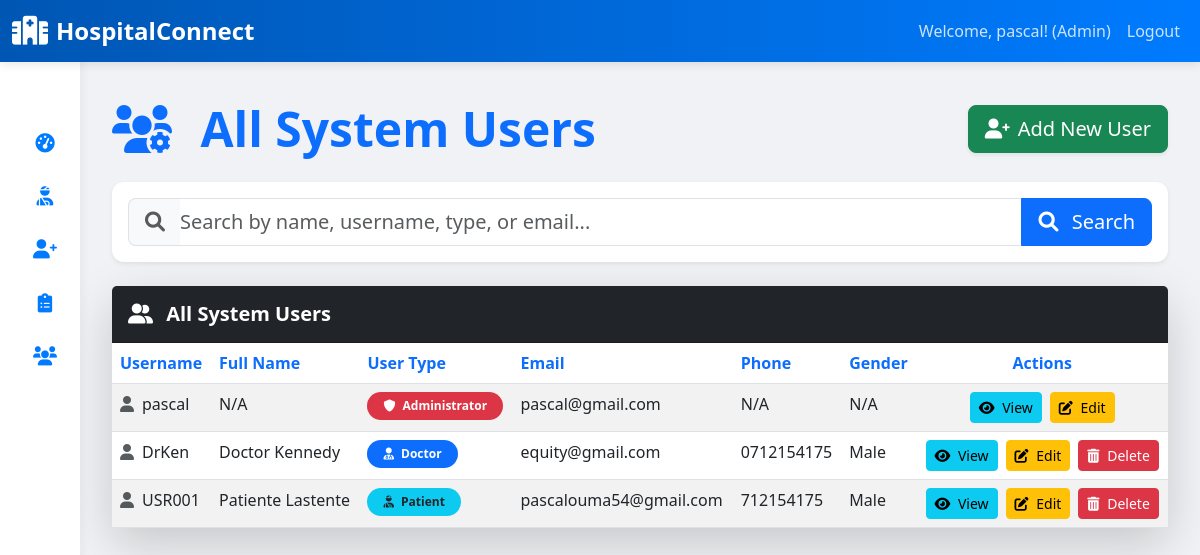
/users/ (signed in), run on an earlier commit of the app's database.
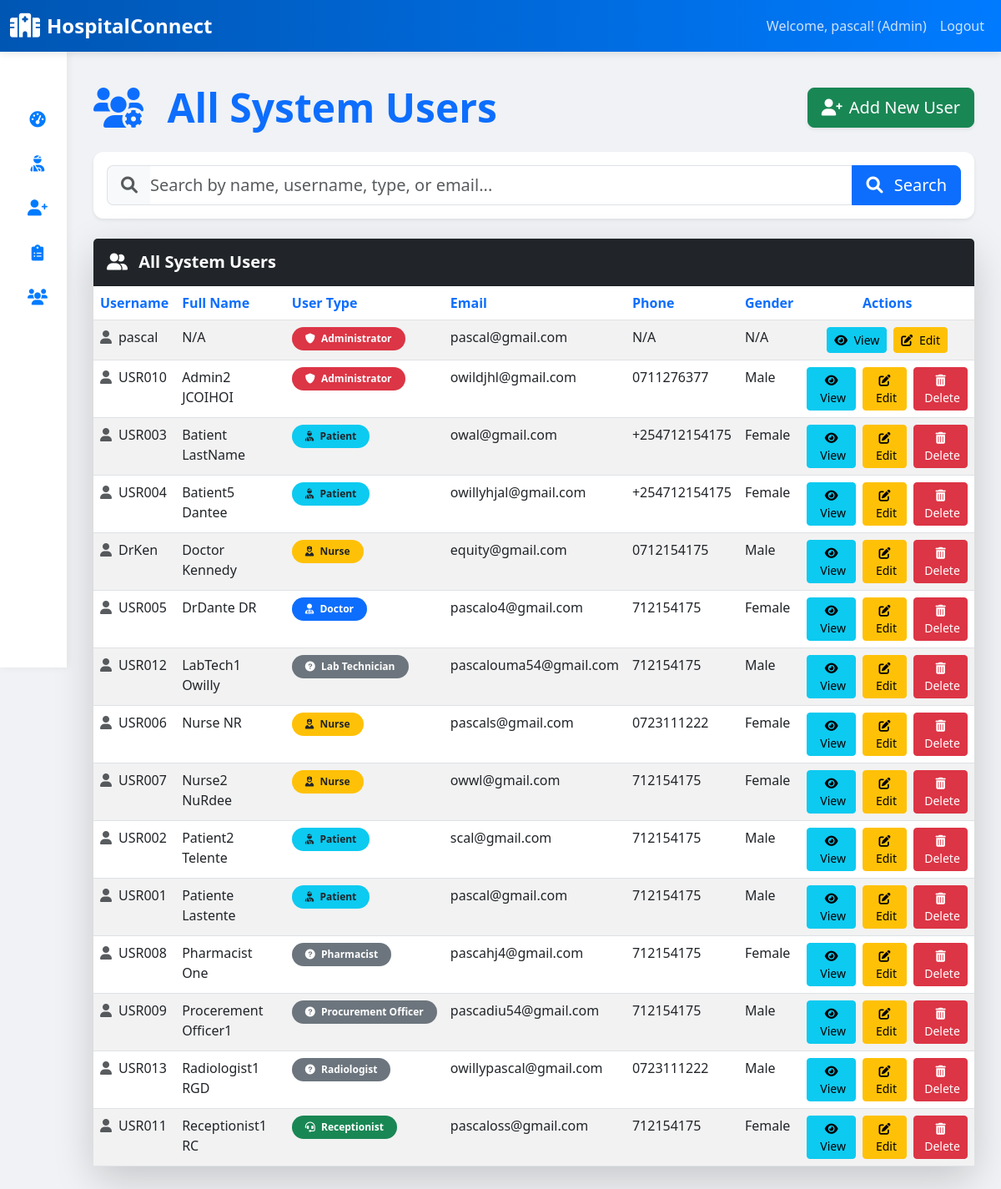
And on a later commit of the database.
### clinical_app/models.py (models this page shows, shortened)
class User(AbstractUser):
    USER_TYPE_CHOICES = (
        ('admin', 'Administrator'),
        ('doctor', 'Doctor'),
        ('nurse', 'Nurse'),
        ('pharmacist', 'Pharmacist'),
        ('lab_tech', 'Lab Technician'),
        ('radiologist', 'Radiologist'),
        ('patient', 'Patient'),
        ('receptionist', 'Receptionist'),
        ('procurement_officer', 'Procurement Officer'),
    )
    user_type = models.CharField(max_length=20, choices=USER_TYPE_CHOICES, default='patient')
    phone_number = models.CharField(max_length=20, blank=True, null=True)
    address = models.TextField(blank=True, null=True)
    date_of_birth = models.DateField(blank=True, null=True)
    gender_choices = (
        ('male', 'Male'),
        ('female', 'Female'),
    )
    gender = models.CharField(max_length=10, choices=gender_choices, blank=True, null=True)
    groups = models.ManyToManyField(
        'auth.Group',
        verbose_name=('groups'),
        blank=True,
        help_text=(
            'The groups this user belongs to. A user will get all permissions '
            'granted to each of their groups.'
        ),
        related_name="clinical_app_user_set", # Changed this line
        related_query_name="clinical_app_user",
    )
    user_permissions = models.ManyToManyField(
        'auth.Permission',
        verbose_name=('user permissions'),
        blank=True,
        help_text=('Specific permissions for this user.'),
        related_name="clinical_app_user_permissions_set", # Changed this line
        related_query_name="clinical_app_user",
    )

### clinical_app/views.py (the view, shortened to what this page needs)
# urls.py: path('users/', views.UserListView.as_view(), name='user_list'),
class UserListView(LoginRequiredMixin, UserPassesTestMixin, ListView):
    model = User
    template_name = 'clinical_app/user_list.html' # We will create this template
    context_object_name = 'users'
    paginate_by = 20 # Adjust as needed
    ordering = ['first_name', 'last_name'] # Order users alphabetically
    def test_func(self):
        return self.request.user.user_type in ['admin', 'receptionist']
    def get_queryset(self):
        queryset = super().get_queryset()
        search_query = self.request.GET.get('q')
        return queryset
    def get_context_data(self, **kwargs):
        context = super().get_context_data(**kwargs)
        context['title'] = 'All System Users'
        return context

### clinical_app/templates/clinical_app/user_list.html (shortened to what this page needs)
{% extends "clinical_app/base.html" %}
{% block content %}
<div class="container-fluid py-4">
    <div class="d-flex justify-content-between align-items-center mb-4">
        <h1 class="display-5 fw-bold text-primary mb-0">
            <i class="fas fa-users-cog me-3"></i> {{ title }}
        </h1>
        {% if user.user_type == 'admin' %}
            <a href="{% url 'select_user_type' %}" class="btn btn-success btn-lg d-flex align-items-center shadow-sm">
                <i class="fas fa-user-plus me-2"></i> Add New User
            </a>
        {% endif %}
    </div>
    <div class="card shadow-sm mb-4">
        <div class="card-body p-3">
            <form class="d-flex" method="GET">
                <div class="input-group input-group-lg">
                    <span class="input-group-text bg-light text-muted border-end-0" id="search-addon"><i class="fas fa-search"></i></span>
                    <input class="form-control border-start-0 ps-0" type="search"
                           placeholder="Search by name, username, type, or email..."
                           aria-label="Search"
                           name="q"
                           value="{{ request.GET.q|default:'' }}"
                           aria-describedby="search-addon">
                    <button class="btn btn-primary" type="submit">
                        <i class="fas fa-search me-2"></i> Search
                    </button>
                </div>
            </form>
        </div>
    </div>
    {% if users %}
    <div class="card shadow-lg">
        <div class="card-header bg-dark text-white py-3">
            <h5 class="mb-0 fw-bold"><i class="fas fa-user-friends me-2"></i> All System Users</h5>
        </div>
        <div class="card-body p-0">
            <div class="table-responsive">
                <table class="table table-hover table-striped mb-0">
                    <thead class="bg-light">
                        <tr>
                            <th scope="col" class="text-primary">Username</th>
                            <th scope="col" class="text-primary">Full Name</th>
                            <th scope="col" class="text-primary">User Type</th>
                            <th scope="col" class="text-primary">Email</th>
                            <th scope="col" class="text-primary">Phone</th>
                            <th scope="col" class="text-primary">Gender</th>
                            <th scope="col" class="text-center text-primary">Actions</th>
                        </tr>
                    </thead>
                    <tbody>
                        {% for user_obj in users %}
                        <tr>
                            <td><i class="fas fa-user me-2 text-muted"></i>{{ user_obj.username }}</td>
                            <td>{{ user_obj.get_full_name|default:"N/A" }}</td>
                            <td>
                                <span class="badge rounded-pill py-2 px-3
                                    {% if user_obj.user_type == 'admin' %}bg-danger
                                    {% elif user_obj.user_type == 'doctor' %}bg-primary
                                    {% elif user_obj.user_type == 'patient' %}bg-info text-dark
                                    {% elif user_obj.user_type == 'receptionist' %}bg-success
                                    {% elif user_obj.user_type == 'nurse' %}bg-warning text-dark
                                    {% else %}bg-secondary{% endif %}">
                                    <i class="
                                        {% if user_obj.user_type == 'admin' %}fas fa-shield-alt
                                        {% elif user_obj.user_type == 'doctor' %}fas fa-user-md
                                        {% elif user_obj.user_type == 'patient' %}fas fa-user-injured
                                        {% elif user_obj.user_type == 'receptionist' %}fas fa-headset
                                        {% elif user_obj.user_type == 'nurse' %}fas fa-user-nurse
                                        {% else %}fas fa-question-circle{% endif %} me-1"></i>
                                    {{ user_obj.get_user_type_display }}
                                </span>
                            </td>
                            <td>{{ user_obj.email|default:"N/A" }}</td>
                            <td>{{ user_obj.phone_number|default:"N/A" }}</td>
                            <td>{{ user_obj.get_gender_display|default:"N/A" }}</td>
                            <td class="text-center">
                                <div class="d-flex justify-content-center gap-2">
                                    <a href="{% url 'user_detail' user_obj.pk %}" class="btn btn-sm btn-info" data-bs-toggle="tooltip" data-bs-placement="top" title="View User Details">
                                        <i class="fas fa-eye"></i> <span class="d-none d-md-inline ms-1">View</span>
                                    </a>
                                    {% if request.user.user_type == 'admin' %}
                                        <a href="{% url 'user_update' user_obj.pk %}" class="btn btn-sm btn-warning" data-bs-toggle="tooltip" data-bs-placement="top" title="Edit User">
                                            <i class="fas fa-edit"></i> <span class="d-none d-md-inline ms-1">Edit</span>
                                        </a>
                                    {% endif %}
                                    {% if request.user.user_type == 'admin' and user_obj != request.user %}
                                        <a href="{% url 'user_delete' user_obj.pk %}" class="btn btn-sm btn-danger" data-bs-toggle="tooltip" data-bs-placement="top" title="Delete User" onclick="return confirm('Are you sure you want to delete user {{ user_obj.username }}?');">
                                            <i class="fas fa-trash-alt"></i> <span class="d-none d-md-inline ms-1">Delete</span>
                                        </a>
                                    {% endif %}
                                </div>
                            </td>
                        </tr>
                        {% endfor %}
                    </tbody>
                </table>
            </div>
        </div>
    </div>
    {% endif %}
</div>
{% endblock %}

### clinical_app/templates/clinical_app/base.html (shortened to what this page needs)
<!DOCTYPE html>
<html lang="en">
<head>
    <link href="https://cdn.jsdelivr.net/npm/bootstrap@5.3.0/dist/css/bootstrap.min.css" rel="stylesheet">
    <link rel="stylesheet" href="https://cdnjs.cloudflare.com/ajax/libs/font-awesome/6.0.0-beta3/css/all.min.css">
<link href="https://cdn.jsdelivr.net/npm/select2@4.1.0-rc.0/dist/css/select2.min.css" rel="stylesheet" />
</head>
<body>
    <nav class="navbar navbar-expand-lg navbar-dark fixed-top" id="mainNavbar">
        <div class="container-fluid">
            <a class="navbar-brand" href="{% url 'home' %}">
                <i class="fas fa-hospital-alt me-2"></i>HospitalConnect
            </a>
            <div class="collapse navbar-collapse" id="navbarNav">
                <ul class="navbar-nav ms-auto">
                    {% if user.is_authenticated %}
                        <li class="nav-item d-flex align-items-center">
                            <span class="nav-link text-white-50">Welcome, {{ user.get_full_name|default:user.username }}! ({{ user.user_type|title }})</span>
                        </li>
                        <li class="nav-item">
                            <form action="{% url 'logout' %}" method="post" style="display: inline;">
                                <button type="submit" class="nav-link btn btn-link text-white-50">Logout</button>
                            </form>
                        </li>
                    {% else %}
                        <li class="nav-item">
                            <a class="nav-link" href="{% url 'login' %}">Login</a>
                        </li>
                    {% endif %}
                </ul>
            </div>
        </div>
    </nav>
    <div class="d-flex">
        {% if user.is_authenticated %}
        <div class="sidebar d-flex flex-column" id="sidebar">
            <div class="sidebar-header">
            </div>
            <ul class="nav flex-column flex-grow-1">
                <li class="nav-item">
                    <a class="nav-link" href="{% url 'home' %}">
                        <i class="fas fa-tachometer-alt fa-fw"></i>
                    </a>
                </li>
                {% if user.user_type == 'admin' or user.user_type == 'receptionist' or user.user_type == 'doctor' or user.user_type == 'nurse' %}
                    <li class="nav-item">
                        <a class="nav-link" href="{% url 'patient_list' %}">
                            <i class="fas fa-user-injured fa-fw"></i>
                        </a>
                    </li>
                    {% if user.user_type == 'admin' %}
                        <li class="nav-item">
                            <a class="nav-link" href="{% url 'register_by_type' user_type='patient' %}">
                                <i class="fas fa-user-plus fa-fw"></i>
                            </a>
                        </li>
                        <li class="nav-item">
                            <a class="nav-link" href="{% url 'activity_log_list' %}">
                                <i class="fas fa-clipboard-list fa-fw"></i>
                            </a>
                        </li>
                        <li class="nav-item">
                            <a class="nav-link" href="{% url 'select_user_type' %}">
                                <i class="fas fa-users fa-fw"></i>
                            </a>
                        </li>
                    {% endif %}
                {% endif %}
            </ul>
        </div>
        {% endif %}
        <div class="main-content flex-grow-1">
            {% block content %}{% endblock %}
        </div>
    </div>
</body>
</html>

### clinical_app/templates/clinical_app/base.html (style rules this page uses)
:root { --navbar-height: 56px; --sidebar-collapsed-width: 80px; --sidebar-expanded-width: 250px; --primary-color: #007bff; --secondary-color: #6c757d; --accent-color: #28a745; --text-color: #343a40; --light-bg: #f8f9fa; --dark-bg: #343a40; --hover-bg: rgba(0, 123, 255, 0.1); --active-bg: var(--primary-color); --active-text: #fff; }
body { padding-top: var(--navbar-height); font-family: 'Segoe UI', Roboto, 'Helvetica Neue', Arial, sans-serif; background-color: #f0f2f5; color: var(--text-color); }
.navbar { background: linear-gradient(to right, #0056b3, #007bff); box-shadow: 0 2px 10px rgba(0, 0, 0, 0.1); z-index: 1030; }
.navbar-brand { font-weight: 700; font-size: 1.5rem; color: #fff !important; display: flex; align-items: center; transition: color 0.3s ease; }
.navbar-brand i { margin-right: 8px; font-size: 1.2em; }
.navbar-nav .nav-link { color: rgba(255, 255, 255, 0.8) !important; font-weight: 500; padding: 0.5rem 1rem; transition: color 0.3s ease, background-color 0.3s ease; border-radius: 5px; }
.sidebar { height: calc(100vh - var(--navbar-height)); position: fixed; top: var(--navbar-height); left: 0; width: var(--sidebar-collapsed-width); background-color: #fff; box-shadow: 2px 0 10px rgba(0, 0, 0, 0.05); padding-top: 20px; transition: width 0.3s ease-in-out, margin-left 0.3s ease-in-out; overflow-x: hidden; z-index: 1020; display: flex; flex-direction: column; align-items: flex-start; }
.sidebar-header { display: flex; align-items: center; padding: 10px 15px; margin-bottom: 20px; white-space: nowrap; overflow: hidden; transition: padding 0.3s ease-in-out, justify-content 0.3s ease-in-out; width: 100%; justify-content: center; }
.sidebar .nav-item { width: 100%; }
.sidebar .nav-link { display: flex; align-items: center; padding: 12px 20px; color: var(--text-color); font-weight: 500; transition: all 0.3s ease-in-out; border-radius: 8px; margin: 5px 10px; white-space: nowrap; overflow: hidden; }
.sidebar .nav-link i { font-size: 1.2rem; width: 30px; text-align: center; margin-right: 0px; transition: margin-right 0.3s ease-in-out, color 0.3s ease; color: var(--primary-color); }
.main-content { margin-left: var(--sidebar-collapsed-width); padding: 20px; transition: margin-left 0.3s ease-in-out; flex-grow: 1; background-color: #f0f2f5; min-height: calc(100vh - var(--navbar-height)); }
.card { border: none; border-radius: 12px; transition: transform 0.3s ease, box-shadow 0.3s ease; }
.card-body { padding: 25px; }

What changed in the data, as far as the page shows it:
added User: username "USR010", get_full_name "Admin2 JCOIHOI", user_type "Administrator", email "owildjhl@gmail.com", phone_number "0711276377", gender "Male"
added User: username "USR003", get_full_name "Batient LastName", user_type "Patient", email "owal@gmail.com", phone_number "+254712154175", gender "Female"
added User: username "USR004", get_full_name "Batient5 Dantee", user_type "Patient", email "owillyhjal@gmail.com", phone_number "+254712154175", gender "Female"
changed User "DrKen": user_type "Doctor" → "Nurse"
added User: username "USR005", get_full_name "DrDante DR", user_type "Doctor", email "pascalo4@gmail.com", phone_number "712154175", gender "Female"
added User: username "USR012", get_full_name "LabTech1 Owilly", user_type "Lab Technician", email "pascalouma54@gmail.com", phone_number "712154175", gender "Male"
added User: username "USR006", get_full_name "Nurse NR", user_type "Nurse", email "pascals@gmail.com", phone_number "0723111222", gender "Female"
added User: username "USR007", get_full_name "Nurse2 NuRdee", user_type "Nurse", email "owwl@gmail.com", phone_number "712154175", gender "Female"
added User: username "USR002", get_full_name "Patient2 Telente", user_type "Patient", email "scal@gmail.com", phone_number "712154175", gender "Male"
changed User "USR001": email "pascalouma54@gmail.com" → "pascal@gmail.com"
added User: username "USR008", get_full_name "Pharmacist One", user_type "Pharmacist", email "pascahj4@gmail.com", phone_number "712154175", gender "Female"
added User: username "USR009", get_full_name "Procerement Officer1", user_type "Procurement Officer", email "pascadiu54@gmail.com", phone_number "712154175", gender "Male"
added User: username "USR013", get_full_name "Radiologist1 RGD", user_type "Radiologist", email "owillypascal@gmail.com", phone_number "0723111222", gender "Male"
added User: username "USR011", get_full_name "Receptionist1 RC", user_type "Receptionist", email "pascaloss@gmail.com", phone_number "712154175", gender "Female"
